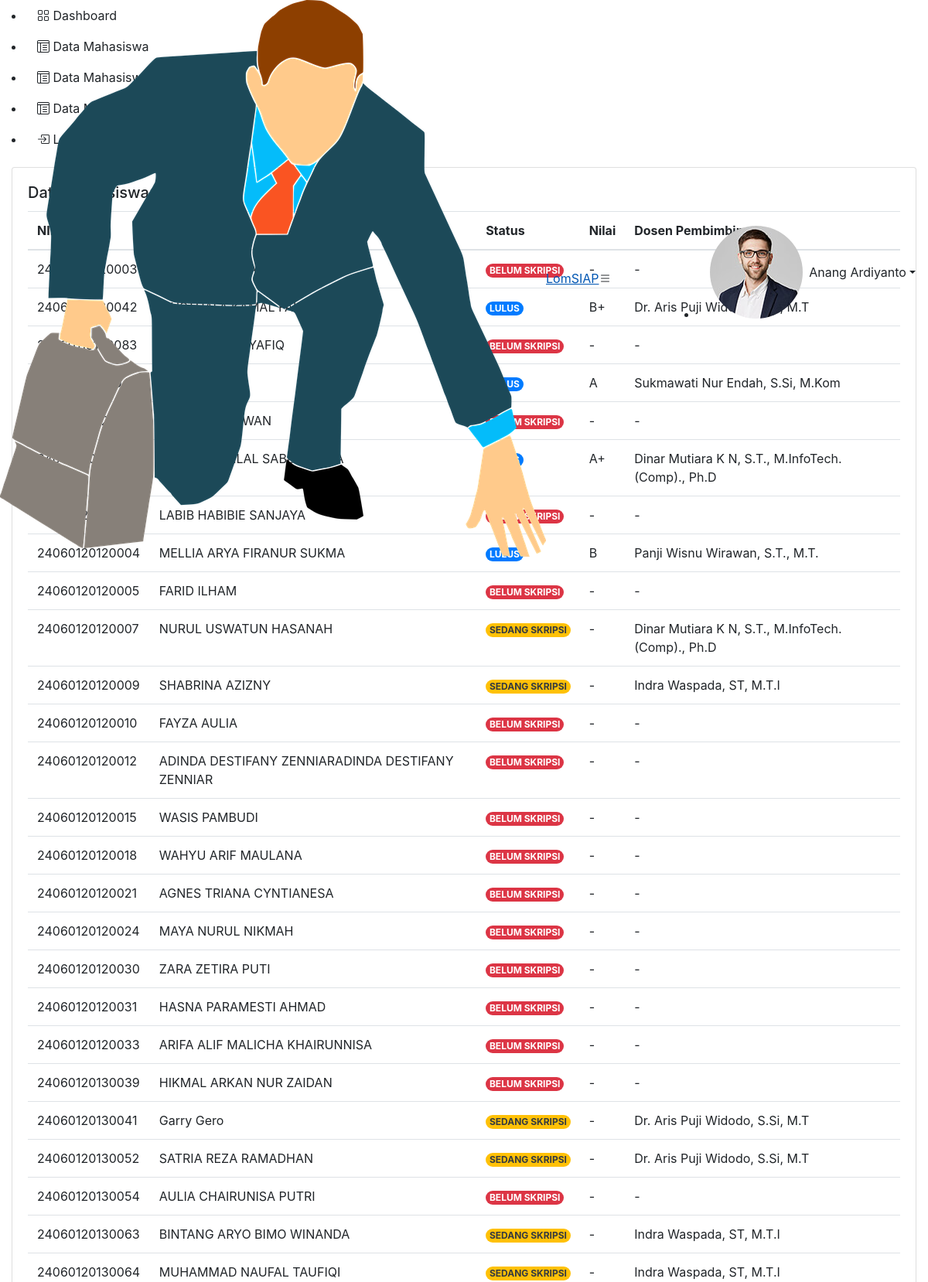
/data_mahasiswa_skripsi.php (signed in, upper part), run on the app's committed database.
### tables this page shows
CREATE TABLE `data_mahasiswa_skripsi` (
  `nim` varchar(15) NOT NULL,
  `tahun` varchar(255) NOT NULL,
  `nama` varchar(50) NOT NULL,
  `status` varchar(20) NOT NULL,
  `nilai` varchar(5) NOT NULL,
  `dosen_pembimbing` varchar(50) DEFAULT NULL
);

### data_mahasiswa_skripsi.php (the view, shortened to what this page needs)
<?php
  require_once('koneksi.php');
?>
<!DOCTYPE html>
<html lang="en">
<head>
  <link href="assets/vendor/bootstrap/css/bootstrap.min.css" rel="stylesheet">
  <link href="assets/vendor/bootstrap-icons/bootstrap-icons.css" rel="stylesheet">
  <link href="assets/vendor/boxicons/css/boxicons.min.css" rel="stylesheet">
  <link href="assets/vendor/quill/quill.snow.css" rel="stylesheet">
  <link href="assets/vendor/quill/quill.bubble.css" rel="stylesheet">
  <link href="assets/vendor/remixicon/remixicon.css" rel="stylesheet">
  <link href="assets/vendor/simple-datatables/style.css" rel="stylesheet">
  <link href="assets/css/style.css" rel="stylesheet">
  <link rel="stylesheet" href="https://cdn.jsdelivr.net/npm/bootstrap@4.0.0/dist/css/bootstrap.min.css">
</head>
<body>
  <header id="header" class="header fixed-top d-flex align-items-center">
<div class="d-flex align-items-center justify-content-between">
  <a href="index_admin.php" class="logo d-flex align-items-center">
    <img src="assets/img/lomsiap.png" alt="">
    <span class="d-none d-lg-block">LomSIAP</span>
  </a>
  <i class="bi bi-list toggle-sidebar-btn"></i>
</div>
<nav class="header-nav ms-auto">
  <ul class="d-flex align-items-center">
    <li class="nav-item dropdown pe-3">
      <a class="nav-link nav-profile d-flex align-items-center pe-0" href="#" data-bs-toggle="dropdown" aria-expanded="false">
        <img src="assets/img/profile-img.jpg" alt="Profile" class="rounded-circle">
        <span class="d-none d-md-block dropdown-toggle ps-2"><?= $_SESSION['nama_lengkap'] ?></span>
      </a>
    </li>
  </ul>
</nav>
</header>
  <aside id="sidebar" class="sidebar">
    <ul class="sidebar-nav" id="sidebar-nav">
      <li class="nav-item">
        <a class="nav-link collapsed" href="index_dosen.php  ">
          <span>Dashboard</span>
        </a>
      </li>
      <li class="nav-item">
        <a class="nav-link collapsed" href="data_mahasiswa_dosen.php">
          <span>Data Mahasiswa</span>
        </a>
      </li>
      <li class="nav-item">
        <a class="nav-link collapsed" href="data_mahasiswa_pkl.php">
          <span>Data Mahasiswa PKL</span>
        </a>
      </li>
      <li class="nav-item">
        <a class="nav-link collapsed" href="data_mahasiswa_skripsi.php">
          <span>Data Mahasiswa Skripsi</span>
        </a>
      </li>
      <li class="nav-item">
        <a class="nav-link collapsed" href="logout.php">
          <span>Logout</span>
        </a>
      </li>
    </ul>
  </aside>
  <main id="main" class="main">
         <div class="col-12">
                <div class="card recent-sales overflow-auto">
                  <div class="card-body">
                    <h5 class="card-title">Data Mahasiswa Skripsi</h5>
                    <table class="table table-borderless datatable">
                      <thead>
                        <tr>
                          <th scope="col">NIM</th>
                          <th scope="col">Nama</th>
                          <th scope="col">Status</th>
                          <th scope="col">Nilai</th>
                          <th scope="col">Dosen Pembimbing</th>
                        </tr>
                      </thead>
                      <tbody>
                        <?php
                          $query = "SELECT * FROM data_mahasiswa_skripsi";
                          $result = $koneksi -> query($query);
                          while ($row = mysqli_fetch_array($result)){
                            echo "<tr>";
                            echo "<td>".$row['nim']."</td>";
                            echo "<td>".$row['nama']."</td>";
                            if($row['status'] == "BELUM SKRIPSI"){
                              echo "<td><span class='badge rounded-pill bg-danger'>".$row['status']."</span></td>";
                            }
                            if($row['status']=="SEDANG SKRIPSI"){
                              echo "<td><span class = 'badge rounded-pill bg-warning text-dark'>".$row['status']."</span></td>";
                            }
                            if($row['status'] == "LULUS"){
                              echo "<td><span class = 'badge rounded-pill bg-primary'>".$row['status']."</span></td>";
                            }
                            echo "<td>".$row['nilai']."</td>";
                            echo "<td>".$row['dosen_pembimbing']."</td>";
                          }
                        ?>
                      </tbody>
                    </table>
  </main>
</body>
</html>

### data on the page
data_mahasiswa_skripsi: nilai "-", dosen_pembimbing "-"
data_mahasiswa_skripsi: nilai "B+", dosen_pembimbing "Dr. Aris Puji Widodo, S.Si, M.T"
data_mahasiswa_skripsi: nilai "-", dosen_pembimbing "-"
data_mahasiswa_skripsi: nilai "A", dosen_pembimbing "Sukmawati Nur Endah, S.Si, M.Kom"
data_mahasiswa_skripsi: nilai "-", dosen_pembimbing "-"
data_mahasiswa_skripsi: nilai "A+", dosen_pembimbing "Dinar Mutiara K N, S.T., M.InfoTech.(Comp)., Ph.D"
data_mahasiswa_skripsi: nilai "-", dosen_pembimbing "-"
data_mahasiswa_skripsi: nilai "B", dosen_pembimbing "Panji Wisnu Wirawan, S.T., M.T."
data_mahasiswa_skripsi: nim "24060120120005", nama "FARID ILHAM", status "BELUM SKRIPSI", nilai "-", dosen_pembimbing "-"
data_mahasiswa_skripsi: nim "24060120120007", nama "NURUL USWATUN HASANAH", status "SEDANG SKRIPSI", nilai "-", dosen_pembimbing "Dinar Mutiara K N, S.T., M.InfoTech.(Comp)., Ph.D"
data_mahasiswa_skripsi: nim "24060120120009", nama "SHABRINA AZIZNY", status "SEDANG SKRIPSI", nilai "-", dosen_pembimbing "Indra Waspada, ST, M.T.I"
data_mahasiswa_skripsi: nim "24060120120010", nama "FAYZA AULIA", status "BELUM SKRIPSI", nilai "-", dosen_pembimbing "-"
data_mahasiswa_skripsi: nim "24060120120012", nama "ADINDA DESTIFANY ZENNIARADINDA DESTIFANY ZENNIAR", status "BELUM SKRIPSI", nilai "-", dosen_pembimbing "-"
data_mahasiswa_skripsi: nim "24060120120015", nama "WASIS PAMBUDI", status "BELUM SKRIPSI", nilai "-", dosen_pembimbing "-"
data_mahasiswa_skripsi: nim "24060120120018", nama "WAHYU ARIF MAULANA", status "BELUM SKRIPSI", nilai "-", dosen_pembimbing "-"
data_mahasiswa_skripsi: nim "24060120120021", nama "AGNES TRIANA CYNTIANESA", status "BELUM SKRIPSI", nilai "-", dosen_pembimbing "-"
data_mahasiswa_skripsi: nim "24060120120024", nama "MAYA NURUL NIKMAH", status "BELUM SKRIPSI", nilai "-", dosen_pembimbing "-"
data_mahasiswa_skripsi: nim "24060120120030", nama "ZARA ZETIRA PUTI", status "BELUM SKRIPSI", nilai "-", dosen_pembimbing "-"
data_mahasiswa_skripsi: nim "24060120120031", nama "HASNA PARAMESTI AHMAD", status "BELUM SKRIPSI", nilai "-", dosen_pembimbing "-"
data_mahasiswa_skripsi: nim "24060120120033", nama "ARIFA ALIF MALICHA KHAIRUNNISA", status "BELUM SKRIPSI", nilai "-", dosen_pembimbing "-"
data_mahasiswa_skripsi: nim "24060120130039", nama "HIKMAL ARKAN NUR ZAIDAN", status "BELUM SKRIPSI", nilai "-", dosen_pembimbing "-"
data_mahasiswa_skripsi: nim "24060120130041", nama "Garry Gero", status "SEDANG SKRIPSI", nilai "-", dosen_pembimbing "Dr. Aris Puji Widodo, S.Si, M.T"
data_mahasiswa_skripsi: nim "24060120130052", nama "SATRIA REZA RAMADHAN", status "SEDANG SKRIPSI", nilai "-", dosen_pembimbing "Dr. Aris Puji Widodo, S.Si, M.T"
data_mahasiswa_skripsi: nim "24060120130054", nama "AULIA CHAIRUNISA PUTRI", status "BELUM SKRIPSI", nilai "-", dosen_pembimbing "-"
data_mahasiswa_skripsi: nim "24060120130063", nama "BINTANG ARYO BIMO WINANDA", status "SEDANG SKRIPSI", nilai "-", dosen_pembimbing "Indra Waspada, ST, M.T.I"
data_mahasiswa_skripsi: nim "24060120130064", nama "MUHAMMAD NAUFAL TAUFIQI", status "SEDANG SKRIPSI", nilai "-", dosen_pembimbing "Indra Waspada, ST, M.T.I"

### other printed values
$_SESSION['nama_lengkap'] "Anang Ardiyanto"
